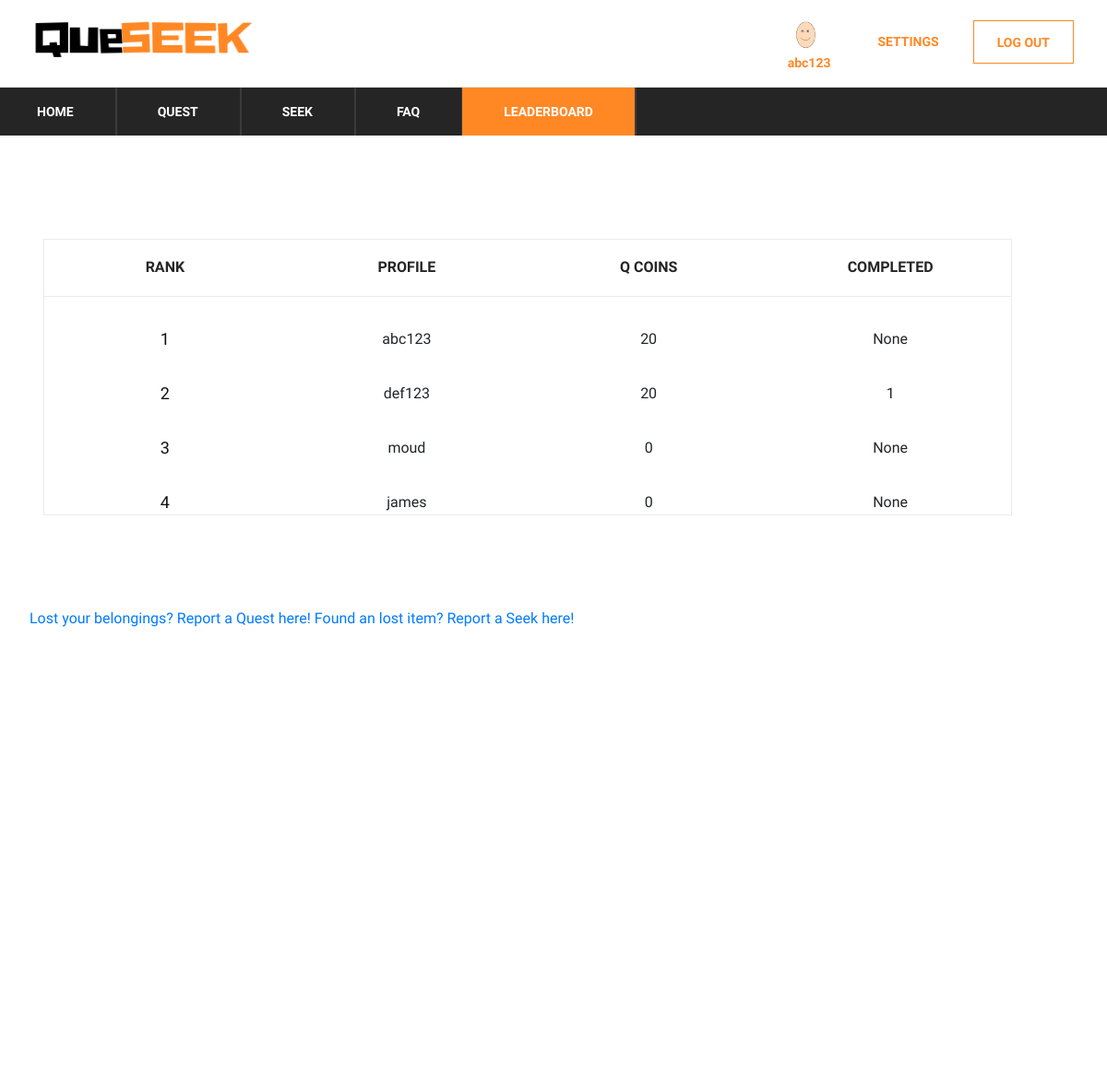
/leaderboard (signed in), run on an earlier commit of the app's database.
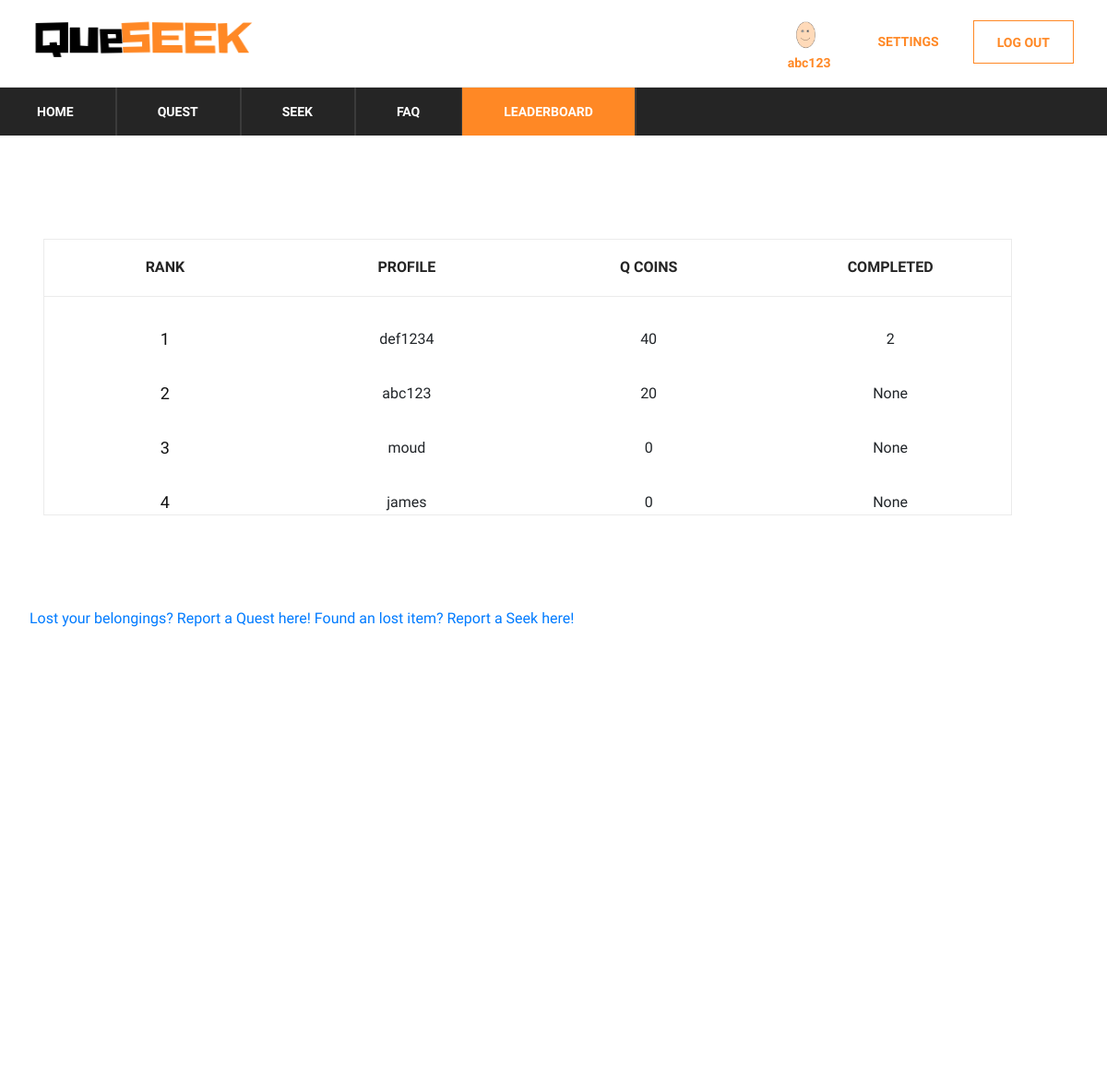
And on a later commit of the database.
### app/models.py (models this page shows)
class UserProfile(UserMixin, Base):
    __tablename__ = "userProfile"
    id = db.Column(db.String, ForeignKey('users.id'), primary_key=True)
    level = db.Column(db.Integer, nullable=False, default=1)
    coinsBalance = db.Column(db.Integer, nullable=False, default=0)
    coinsCollected = db.Column(db.Integer, nullable=False, default=0)
    coinsToNext = db.Column(db.Integer, nullable=False, default=20)
    avatarId = db.Column(db.String, ForeignKey('Avatars.avatarId'), default='0000')

class User(UserMixin, Base):
    __tablename__ = "users"
    id = db.Column(db.String, primary_key=True)
    email = db.Column(db.String(255), unique=True, nullable=False)
    password = db.Column(db.String(255), nullable=False)
    username = db.Column(db.String(255), unique=True, nullable=False)
    created_at = db.Column(DateTime(timezone=True), default=datetime.now(pytz.timezone('Asia/Singapore')))

### app/__init__.py (the view)
@app.route('/leaderboard')
def leaderboard():
    q1 = (db.session.query(User, func.count(QuestCoinsTransaction.questId).label('amt'))
          .group_by(User.id)
          .filter(User.id == QuestCoinsTransaction.userId)
          )
    q1s = q1.subquery()
    q2 = (db.session.query(User, UserProfile, q1s.c.amt)
          .outerjoin(q1s, User.id == q1s.c.id)
          .filter(User.id == UserProfile.id)
          .order_by(UserProfile.coinsCollected.desc())
          .all()
          )
    print(q2)
    return render_template('leaderboard.html', query=q2, page='leaderboard')

### app/__init__.py (called while the page is built)
@login.user_loader
def load_user(id):
    return User.query.get(id)

@app.context_processor
def inject_dict_for_all_templates():
    if (not current_user.is_anonymous):
        userprofile = (db.session.query(UserProfile)
                       .filter(UserProfile.id == current_user.id)
                       .first()
                       )
        return dict(current_user_avatar=userprofile.avatarId)
    return dict()

### app/templates/leaderboard.html (shortened to what this page needs)
<!DOCTYPE html>
<html lang="zxx">
<head>
    <link rel="stylesheet" href="{{ url_for('static', filename='css/bootstrap.min.css')}}" type="text/css">
    <link rel="stylesheet" href="{{ url_for('static', filename='css/font-awesome.min.css')}}" type="text/css">
    <link rel="stylesheet" href="{{ url_for('static', filename='css/themify-icons.css')}}" type="text/css">
    <link rel="stylesheet" href="{{ url_for('static', filename='css/elegant-icons.css')}}" type="text/css">
    <link rel="stylesheet" href="{{ url_for('static', filename='css/owl.carousel.min.css')}}" type="text/css">
    <link rel="stylesheet" href="{{ url_for('static', filename='css/nice-select.css')}}" type="text/css">
    <link rel="stylesheet" href="{{ url_for('static', filename='css/jquery-ui.min.css')}}" type="text/css">
    <link rel="stylesheet" href="{{ url_for('static', filename='css/slicknav.min.css')}}" type="text/css">
    <link rel="stylesheet" href="{{ url_for('static', filename='css/style.css')}}" type="text/css">
    <link rel="stylesheet" href="{{ url_for('static', filename='css/table.css')}}" type="text/css">
</head>
<body>
<header class="header-section">
    {% include "base/topbar.html" %}
    {% include "base/menu.html" %}
</header>
<section class="hero-section">
    <div class="hero-items owl-carousel">
        <div class="topbar-cover2">
            <div class="desc">
                <section class="cd-faq">
                    <section class="shopping-cart spad">
                        <div class="container">
                            <div class="row">
                                <div class="col-lg-12">
                                    <div class="cart-table">
                                        <table>
                                            <thead>
                                            <tr>
                                                <th>Rank</th>
                                                <th>Profile</th>
                                                <th>Q Coins</th>
                                                <th>Completed</th>
                                            </tr>
                                            </thead>
                                            <tbody>
                                            {% for row in query %}
                                            <tr>
                                                <td class="cart-pic"><h5>{{ loop.index0 + 1 }}</h5></td>
                                                <td class="cart-pic">{{ row[0].username}}</td>
                                                <td class="cart-pic">{{ row[1].coinsCollected }}</td>
                                                <td class="cart-pic">{{ row[2] }}</td>
                                            </tr>
                                            {% endfor %}
                                            </tbody>
                                        </table>
                                    </div>
                                </div>
                            </div>
                        </div>
                    </section>
                    <div class="inlineblock">{% include "base/button.html" %}</div>
                </section>
            </div>
        </div>
    </div>
</section>
</body>
</html>

### app/templates/base/topbar.html
<header class="header-section">
    <div class="header-top">
        <div class="container">
            <div class="ht-left">
                <div class="mail-service">
                     <a href="{{url_for('index')}}">
                    <img src="{{ url_for('static', filename='img/logo/QueseekBlackOrange.png')}}"
                         alt="QueseekLogo"
                         width="250">
                </a>
                </div>
            </div>
            {% include "base/loginlogout.html" %}
        </div>
    </div>
</header>

### app/templates/base/loginlogout.html
<div class="ht-right">
    <div class="login-panel">
        {% if current_user.is_anonymous %}
        <a href="{{ url_for('signup') }} " class="log-btn">SIGN UP</a>
        <a href="{{ url_for('login') }} " class="log-btn">LOG IN</a>
        {% else %}
        <a href="{{ url_for('logout') }}" class="log-btn">LOG OUT</a>
        <a href="{{ url_for('settings') }}" class="settings-btn">SETTINGS</a>
        {% endif %}
    </div>
    {% if current_user.is_anonymous %}
    {% else %}
    <div class="login-panel">
        <a href="{{url_for('profile')}}">
            <img src="{{ url_for('static', filename='img/avatars/'+current_user_avatar+'.png')}}"
                 width="40"
                 height="40">
        </a>
        <br>
        <a href="{{ url_for('profile') }}" class="user-btn"> {{ current_user.username }}</a>
    </div>
    {% endif %}
</div>

### app/templates/base/menu.html (shortened to what this page needs)
<div class="nav-item">
            <nav class="nav-menu mobile-menu">
                <ul>
                    {% if page == 'sq' or page == 'quest' %}
                    <li><a href="{{ url_for('index')}}">Home</a></li>
                    <li class="active"><a href="{{ url_for('quest')}}">Quest</a>
                        <ul class="dropdown">
                            <li><a href="{{ url_for('quest')}}">Hero Quests</a></li>
                            <li><a href="{{ url_for('side_quests')}}">Side Quests</a></li>
                        </ul>
                    </li>
                    <li><a href="{{ url_for('seek')}}">Seek</a>
                    </li>
                    <li><a href="{{ url_for('faq')}}">FAQ</a>
                        <ul class="dropdown">
                           <li><a href="{{ url_for('faq')}}">General</a></li>
                            <li><a href="{{ url_for('faq_points_system')}}">Points System</a></li>
                            <li><a href="{{ url_for('faq_seekers')}}">Seekers</a></li>
                        </ul>
                    </li>
                    <li><a href="{{ url_for('leaderboard')}}">Leaderboard</a></li>
                    {% elif page == 'leaderboard' %}
                    <li><a href="{{ url_for('index')}}">Home</a></li>
                    <li><a href="{{ url_for('quest')}}">Quest</a>
                    </li>
                    <li><a href="{{ url_for('seek')}}">Seek</a>
                    </li>
                    <li><a href="{{ url_for('faq')}}">FAQ</a>
                    </li>
                    <li class="active"><a href="{{ url_for('leaderboard')}}">Leaderboard</a></li>
                    {% endif %}
                </ul>
            </nav>
    </div>

### app/templates/base/button.html
<a href="{{ url_for('forms_quest') }}" class="questbutton">Lost your belongings? Report a Quest
    here!</a>
<a href="{{ url_for('forms_seek') }}" class="seekbutton">Found an lost item? Report a Seek here!</a>

### app/static/css/style.css (style rules this page uses)
html, body { height: 100%; font-family: "Muli", sans-serif; -webkit-font-smoothing: antialiased; font-smoothing: antialiased; }
h1, h2, h3, h4, h5, h6 { margin: 0; color: #111111; font-weight: 400; font-family: "Muli", sans-serif; }
h5 { font-size: 18px; }
img { max-width: 100%; }
ul, ol { padding: 0; margin: 0; }
.header-top { display: -webkit-box; display: -ms-flexbox; display: flex; border-bottom: 1px solid #e5e5e5; }
.header-top .ht-left { float: left; }
.header-top .ht-left .mail-service { font-size: 16px; color: #252525; float: left; padding-top: 15px; padding-bottom: 15px; padding-right: 20px; }
.header-top .ht-right { float: right; }
.header-top .ht-right .login-panel { float: right; font-size: 14px; color: #252525; display: inline-block; padding-left: 20px; padding-top: 18px; padding-bottom: 15px; }
.nav-item { background: #252525; display: -webkit-box; display: -ms-flexbox; display: flex; }
.nav-item .nav-menu { display: -webkit-inline-box; display: -ms-inline-flexbox; display: inline-flex; position: relative; }
.nav-item .nav-menu li { list-style: none; display: inline-block; margin-left: -5px; position: relative; }
.nav-item .nav-menu li.active a { background: #ff8825; }
.nav-item .nav-menu li a { font-size: 14px; font-weight: 700; display: block; color: #ffffff; border-right: 2px solid #3b3b3b; text-transform: uppercase; padding: 16px 42px 15px; -webkit-transition: all 0.3s; -o-transition: all 0.3s; transition: all 0.3s; }
.shopping-cart { padding-top: 80px; padding-bottom: 60px; }
.cart-table { margin-bottom: 40px; }
.cart-table table { width: 100%; min-width: 480px; border: 1px solid #ebebeb; }
.cart-table table tr th { font-size: 16px; color: #252525; font-weight: 700; border-bottom: 1px solid #ebebeb; text-align: center; padding: 18px 0 19px; text-transform: uppercase; }
.cart-table table tr td { text-align: center; padding-top: 34px; }
.cart-table table tr td.cart-pic { width: 21%; }
@media only screen and (min-width: 1200px) and (max-width: 1920px) { .nav-item .nav-menu li a { padding: 16px 45px 15px; } }
@media only screen and (min-width: 1200px) { .container { max-width: 1170px; } }
.log-btn { float: right; display: inline-block; padding-left: 20px; padding-top: 18px; padding-bottom: 15px; color: #ff8825; border: 1px solid #ff8825; font-size: 14px; font-weight: 700; text-transform: uppercase; padding: 13px 25px 11px; cursor: pointer; margin: 4px 6px; }
.settings-btn { float: right; display: inline-block; padding-left: 20px; padding-top: 18px; padding-bottom: 15px; color: #ff8825; font-size: 14px; font-weight: 700; text-transform: uppercase; padding: 13px 25px 11px; cursor: pointer; margin: 4px 6px; }
.user-btn { color: #ff8825; font-size: 14px; font-weight: 700; cursor: pointer; }

### app/static/css/table.css (style rules this page uses)
.topbar-cover2 { position: relative; height: 1000px; }
.cd-faq { width: 90%; margin: 2em auto; box-shadow: 0 1px 5px rgba(0, 0, 0, 0.1); }
.cd-faq:after { content: ""; display: table; clear: both; }
@media only screen and (min-width: 768px) { .cd-faq { position: relative; margin: 2em; box-shadow: none; } }
@media only screen and (min-width: 768px) { .cd-faq > * { vertical-align:middle; } }

What changed in the data, as far as the page shows it:
changed User: username "def123" → "def1234"; coinsCollected "20" → "40"; row "1" → "2"; moves up the list
